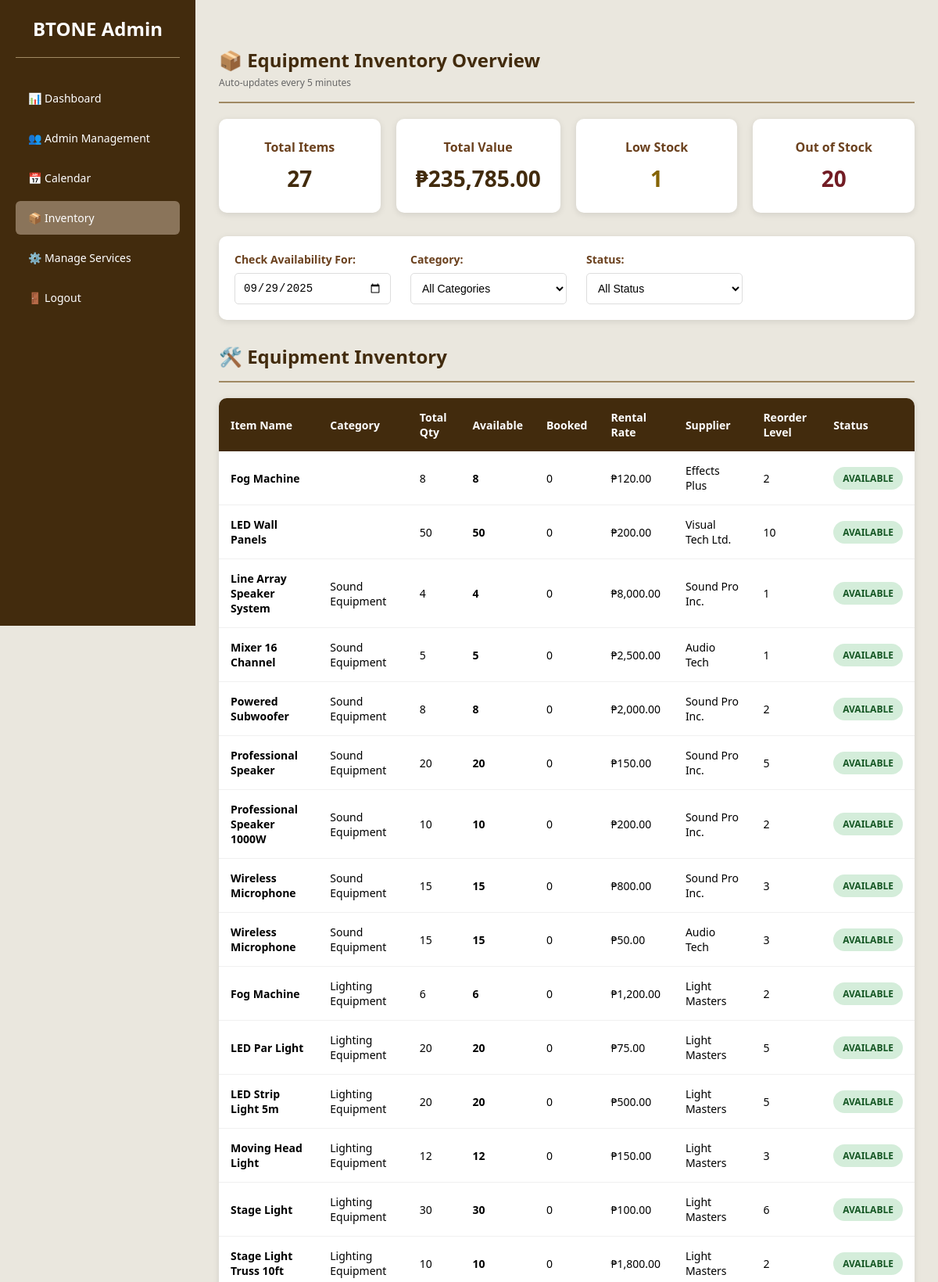
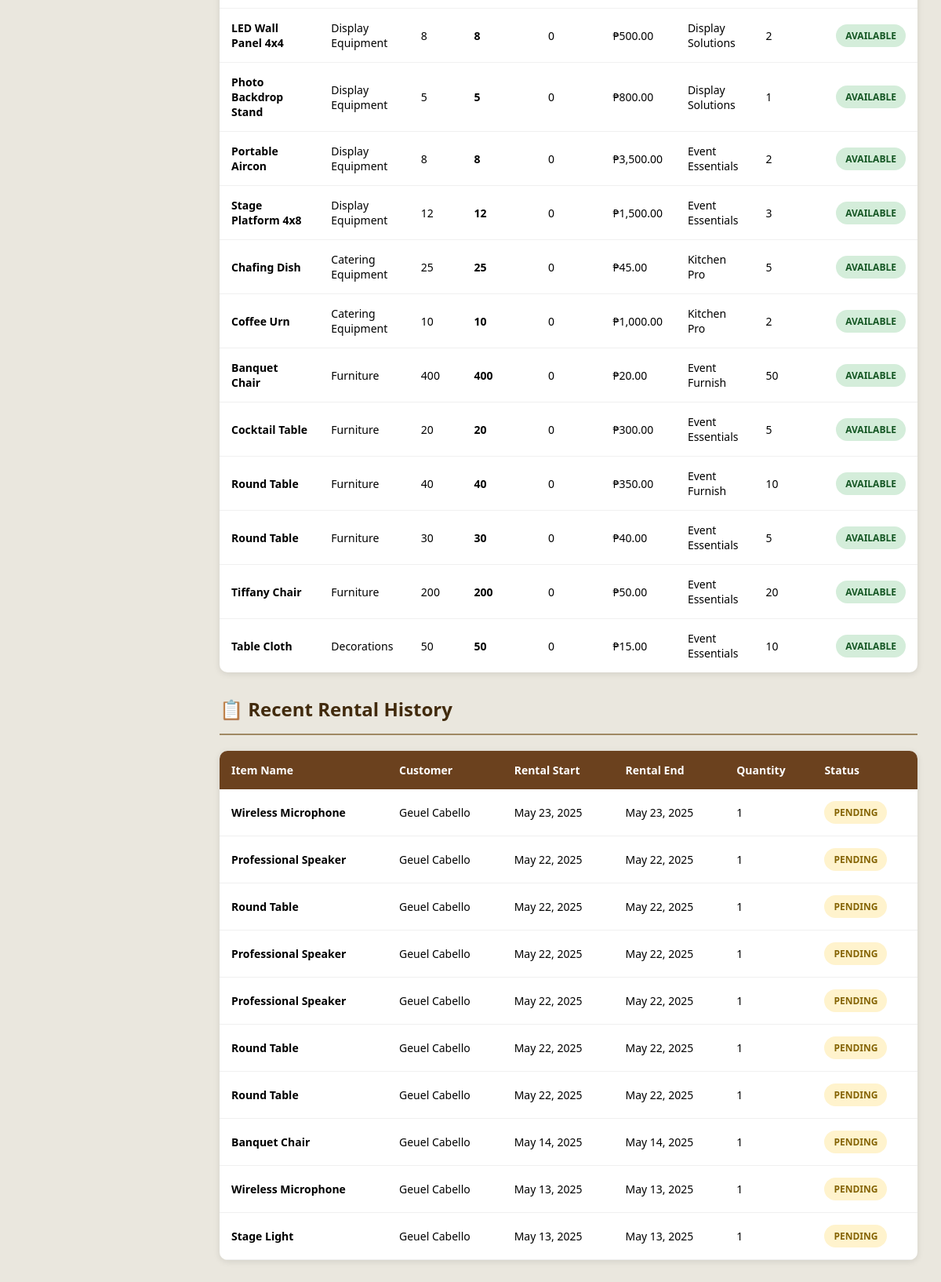
/admin/PHP/Inventory.php (signed in), run on the app's committed database (2 pictures, top to bottom).
### tables this page shows
CREATE TABLE IF NOT EXISTS `inventory` (
  `id` int NOT NULL AUTO_INCREMENT,
  `item_name` varchar(255) NOT NULL,
  `description` text,
  `category` enum('Sound Equipment','Lighting Equipment','Display Equipment','Catering Equipment','Furniture','Decorations') DEFAULT NULL,
  `category_id` int DEFAULT NULL,
  `quantity` int NOT NULL,
  `unit_price` decimal(10,2) NOT NULL,
  `supplier` varchar(255) DEFAULT NULL,
  `reorder_level` int NOT NULL,
  `last_restock_date` datetime DEFAULT NULL,
  `status` enum('In Stock','Low Stock','Out of Stock') NOT NULL,
  `created_at` timestamp NOT NULL DEFAULT CURRENT_TIMESTAMP,
  `updated_at` timestamp NOT NULL DEFAULT CURRENT_TIMESTAMP ON UPDATE CURRENT_TIMESTAMP,
  `available_quantity` int DEFAULT '0',
  `rented_quantity` int DEFAULT '0',
  PRIMARY KEY (`id`),
  KEY `idx_inventory_category` (`category`),
  KEY `idx_inventory_status` (`status`)
);

### admin/PHP/Inventory.php (the view, shortened to what this page needs)
<?php
$host = 'localhost';
$dbname = 'btonedatabase';
$username = 'root';
$password = '';
try {
    $pdo = new PDO("mysql:host=$host;dbname=$dbname;charset=utf8mb4", $username, $password);
    $pdo->setAttribute(PDO::ATTR_ERRMODE, PDO::ERRMODE_EXCEPTION);
} catch (PDOException $e) {
    die("Database Connection Failed: " . $e->getMessage());
}
$check_date = isset($_GET['date']) ? $_GET['date'] : date('Y-m-d');
$query = "SELECT i.*,
    (i.quantity - COALESCE(
        (SELECT SUM(be.quantity)
         FROM booking_equipment be
         INNER JOIN bookings b ON be.booking_id = b.id
         WHERE be.equipment_id = i.id
         AND b.status NOT IN ('Completed', 'Canceled')
         AND be.rental_start <= :check_date
         AND be.rental_end >= :check_date), 0
    )) as available_quantity,
    COALESCE(
        (SELECT SUM(be.quantity)
         FROM booking_equipment be
         INNER JOIN bookings b ON be.booking_id = b.id
         WHERE be.equipment_id = i.id
         AND b.status NOT IN ('Completed', 'Canceled')
         AND be.rental_start <= :check_date2
         AND be.rental_end >= :check_date2), 0
    ) as booked_quantity
    FROM inventory i
    WHERE 1=1";
$query .= " ORDER BY i.category, i.item_name";
$stmt = $pdo->prepare($query);
$stmt->bindParam(':check_date', $check_date);
$stmt->bindParam(':check_date2', $check_date);
$stmt->execute();
$inventory = $stmt->fetchAll(PDO::FETCH_ASSOC);
$historyQuery = "SELECT
    i.item_name,
    CONCAT(u.bt_first_name, ' ', u.bt_last_name) as customer_name,
    be.rental_start,
    be.rental_end,
    be.quantity,
    b.status
FROM booking_equipment be
INNER JOIN inventory i ON be.equipment_id = i.id
INNER JOIN bookings b ON be.booking_id = b.id
INNER JOIN btuser u ON b.btuser_id = u.bt_user_id
ORDER BY be.rental_start DESC
LIMIT 10";
$historyStmt = $pdo->query($historyQuery);
$rentalHistory = $historyStmt->fetchAll(PDO::FETCH_ASSOC);
$totalItems = $pdo->query("SELECT COUNT(*) FROM inventory")->fetchColumn();
$totalValue = $pdo->query("SELECT SUM(quantity * unit_price) FROM inventory")->fetchColumn();
$lowStockItems = $pdo->query("SELECT COUNT(*) FROM inventory WHERE available_quantity <= reorder_level AND available_quantity > 0")->fetchColumn();
$outOfStockItems = $pdo->query("SELECT COUNT(*) FROM inventory WHERE available_quantity = 0")->fetchColumn();
?>
<!DOCTYPE html>
<html lang="en">
<head>
    <link rel="stylesheet" href="/assets_css/admin.css">
</head>
<body>
    <nav class="sidebar">
        <div class="logo">
            <h2>BTONE Admin</h2>
        </div>
        <ul class="nav-menu">
            <li><a href="dashboard.php">📊 Dashboard</a></li>
            <li><a href="add_user.php">👥 Admin Management</a></li>
            <li><a href="calendar.php">📅 Calendar</a></li>
            <li><a href="Inventory.php" class="active">📦 Inventory</a></li>
            <li><a href="admin_management.php">⚙️ Manage Services</a></li>
            <li><a href="Index.php?logout=true">🚪 Logout</a></li>
        </ul>
    </nav>
    <main class="main-content">
        <div class="section-header">
            <h2>📦 Equipment Inventory Overview</h2>
            <small style="color: #666; font-size: 12px;">Auto-updates every 5 minutes</small>
        </div>
        <div class="analytics-section">
            <div class="stats-card">
                <h3>Total Items</h3>
                <p><?php echo $totalItems; ?></p>
            </div>
            <div class="stats-card">
                <h3>Total Value</h3>
                <p>₱<?php echo number_format($totalValue, 2); ?></p>
            </div>
            <div class="stats-card">
                <h3>Low Stock</h3>
                <p style="color: #856404;"><?php echo $lowStockItems; ?></p>
            </div>
            <div class="stats-card">
                <h3>Out of Stock</h3>
                <p style="color: #721c24;"><?php echo $outOfStockItems; ?></p>
            </div>
        </div>
        <div class="filters">
            <div class="filter-group">
                <label>Check Availability For:</label>
                <input type="date" value="<?php echo $check_date; ?>" onchange="updateFilters('date', this.value)">
            </div>
            <div class="filter-group">
                <label>Category:</label>
                <select onchange="updateFilters('category', this.value)">
                    <option value="">All Categories</option>
                </select>
            </div>
            <div class="filter-group">
                <label>Status:</label>
                <select onchange="updateFilters('status', this.value)">
                    <option value="">All Status</option>
                </select>
            </div>
        </div>
        <div class="section-header">
            <h2>🛠️ Equipment Inventory</h2>
        </div>
        <table class="inventory-table">
            <thead>
                <tr>
                    <th>Item Name</th>
                    <th>Category</th>
                    <th>Total Qty</th>
                    <th>Available</th>
                    <th>Booked</th>
                    <th>Rental Rate</th>
                    <th>Supplier</th>
                    <th>Reorder Level</th>
                    <th>Status</th>
                </tr>
            </thead>
            <tbody>
                <?php if (!empty($inventory)): ?>
                    <?php foreach($inventory as $item):
                        $status_class = 'in';
                        $status_text = 'Available';
                    ?>
                        <tr>
                            <td><strong><?php echo htmlspecialchars($item['item_name']); ?></strong></td>
                            <td><?php echo htmlspecialchars($item['category'] ?? 'Uncategorized'); ?></td>
                            <td><?php echo htmlspecialchars($item['quantity']); ?></td>
                            <td><strong><?php echo $item['available_quantity']; ?></strong></td>
                            <td><?php echo $item['booked_quantity']; ?></td>
                            <td>₱<?php echo number_format($item['unit_price'], 2); ?></td>
                            <td><?php echo htmlspecialchars($item['supplier'] ?? 'Not specified'); ?></td>
                            <td><?php echo htmlspecialchars($item['reorder_level'] ?? 5); ?></td>
                            <td>
                                <span class="status status-<?php echo $status_class; ?>">
                                    <?php echo $status_text; ?>
                                </span>
                            </td>
                        </tr>
                    <?php endforeach; ?>
                <?php else: ?>
                    <tr>
                        <td colspan="9" style="text-align: center; padding: 30px;">No inventory items found</td>
                    </tr>
                <?php endif; ?>
            </tbody>
        </table>
        <div class="section-header">
            <h2>📋 Recent Rental History</h2>
        </div>
        <table class="history-table">
            <thead>
                <tr>
                    <th>Item Name</th>
                    <th>Customer</th>
                    <th>Rental Start</th>
                    <th>Rental End</th>
                    <th>Quantity</th>
                    <th>Status</th>
                </tr>
            </thead>
            <tbody>
                <?php if (!empty($rentalHistory)): ?>
                    <?php foreach($rentalHistory as $row): ?>
                        <tr>
                            <td><strong><?php echo htmlspecialchars($row['item_name']); ?></strong></td>
                            <td><?php echo htmlspecialchars($row['customer_name']); ?></td>
                            <td><?php echo date('M j, Y', strtotime($row['rental_start'])); ?></td>
                            <td><?php echo date('M j, Y', strtotime($row['rental_end'])); ?></td>
                            <td><?php echo $row['quantity']; ?></td>
                            <td>
                                <span class="status <?php
                                    echo $row['status'] === 'Approved' ? 'status-in' :
                                         ($row['status'] === 'Pending' ? 'status-low' : 'status-out');
                                ?>">
                                    <?php echo htmlspecialchars($row['status']); ?>
                                </span>
                            </td>
                        </tr>
                    <?php endforeach; ?>
                <?php else: ?>
                    <tr>
                        <td colspan="6" style="text-align: center; padding: 30px;">No rental history found</td>
                    </tr>
                <?php endif; ?>
            </tbody>
        </table>
    </main>
</body>
</html>

### admin/assets_css/admin.css (style rules this page uses)
:root { --primary-bg: #422b0d; --secondary-bg: #eae7de; --card-bg: #ffffff; --text-light: #ffffff; --text-dark: #000000; --accent: #A08963; --accent-dark: #8a745a; --highlight: #6b411e; }
* { margin: 0; padding: 0; box-sizing: border-box; }
body { font-family: "Segoe UI", Tahoma, Geneva, Verdana, sans-serif; background-color: var(--secondary-bg); color: var(--text-dark); min-height: 100vh; }
.sidebar { width: 250px; background-color: var(--primary-bg); color: var(--text-light); height: 100vh; padding: 20px; position: fixed; top: 0; left: 0; overflow-y: auto; }
.sidebar .logo { text-align: center; margin-bottom: 30px; padding-bottom: 20px; border-bottom: 1px solid var(--accent); }
.sidebar .logo h2 { font-size: 24px; color: var(--text-light); margin: 0; }
.nav-menu { list-style: none; padding: 0; margin: 0; }
.nav-menu li { margin: 8px 0; }
.nav-menu li a { text-decoration: none; color: var(--text-light); padding: 12px 16px; display: block; border-radius: 6px; transition: background 0.3s; font-size: 14px; }
.nav-menu li a:hover, .nav-menu li a.active { background-color: var(--accent-dark); }
.main-content { margin-left: 250px; padding: 30px; min-height: 100vh; }
.analytics-section { display: grid; grid-template-columns: repeat(4, 1fr); gap: 20px; margin-bottom: 30px; }
.stats-card { background: var(--card-bg); border-radius: 10px; padding: 25px; box-shadow: 0 2px 8px rgba(0, 0, 0, 0.1); text-align: center; }
.stats-card h3 { margin-bottom: 10px; font-size: 16px; color: var(--highlight); font-weight: 600; }
.stats-card p { font-size: 28px; font-weight: bold; margin: 0; color: var(--primary-bg); }
.section-header { margin: 30px 0 20px 0; padding-bottom: 15px; border-bottom: 2px solid var(--accent); }
.section-header h2 { color: var(--primary-bg); margin: 0; font-size: 24px; font-weight: 600; }
.filters { background: var(--card-bg); padding: 20px; border-radius: 10px; margin-bottom: 20px; box-shadow: 0 2px 8px rgba(0,0,0,0.1); display: flex; gap: 25px; align-items: end; flex-wrap: wrap; }
.filter-group { display: flex; flex-direction: column; gap: 8px; min-width: 200px; }
.filter-group label { font-weight: 600; color: var(--highlight); font-size: 14px; }
.filter-group input, .filter-group select { padding: 10px; border: 1px solid #ddd; border-radius: 5px; font-size: 14px; background: white; }
.inventory-table { width: 100%; border-collapse: collapse; background: var(--card-bg); border-radius: 10px; overflow: hidden; box-shadow: 0 2px 8px rgba(0,0,0,0.1); margin-bottom: 30px; }
.inventory-table thead { background: var(--primary-bg); color: var(--text-light); }
.inventory-table th { padding: 15px; text-align: left; font-weight: 600; font-size: 14px; border: none; }
.inventory-table td { padding: 15px; text-align: left; border-bottom: 1px solid #f0f0f0; font-size: 14px; }
.inventory-table tbody tr:last-child td { border-bottom: none; }
.history-table { width: 100%; border-collapse: collapse; background: var(--card-bg); border-radius: 10px; overflow: hidden; box-shadow: 0 2px 8px rgba(0,0,0,0.1); }
.history-table thead { background: var(--highlight); color: var(--text-light); }
.history-table th { padding: 15px; text-align: left; font-weight: 600; font-size: 14px; border: none; }
.history-table td { padding: 15px; text-align: left; border-bottom: 1px solid #f0f0f0; font-size: 14px; }
.status { padding: 6px 12px; border-radius: 20px; font-size: 12px; font-weight: bold; text-transform: uppercase; display: inline-block; min-width: 80px; text-align: center; }
.status-in { background: #d4edda; color: #155724; }
.status-low { background: #fff3cd; color: #856404; }

### data on the page
inventory: item_name "Fog Machine", quantity "8", available_quantity "8", booked_quantity "0", unit_price "120.00", supplier "Effects Plus", reorder_level "2", status_text "AVAILABLE"
inventory: item_name "LED Wall Panels", quantity "50", available_quantity "50", booked_quantity "0", unit_price "200.00", supplier "Visual Tech Ltd.", reorder_level "10", status_text "AVAILABLE"
inventory: item_name "Line Array Speaker System", category "Sound Equipment", quantity "4", available_quantity "4", booked_quantity "0", unit_price "8,000.00", supplier "Sound Pro Inc.", reorder_level "1", status_text "AVAILABLE"
inventory: item_name "Mixer 16 Channel", category "Sound Equipment", quantity "5", available_quantity "5", booked_quantity "0", unit_price "2,500.00", supplier "Audio Tech", reorder_level "1", status_text "AVAILABLE"
inventory: item_name "Powered Subwoofer", category "Sound Equipment", quantity "8", available_quantity "8", booked_quantity "0", unit_price "2,000.00", supplier "Sound Pro Inc.", reorder_level "2", status_text "AVAILABLE"
inventory: item_name "Professional Speaker", category "Sound Equipment", quantity "20", available_quantity "20", booked_quantity "0", unit_price "150.00", supplier "Sound Pro Inc.", reorder_level "5", status_text "AVAILABLE"
inventory: item_name "Professional Speaker 1000W", category "Sound Equipment", quantity "10", available_quantity "10", booked_quantity "0", unit_price "200.00", supplier "Sound Pro Inc.", reorder_level "2", status_text "AVAILABLE"
inventory: item_name "Wireless Microphone", category "Sound Equipment", quantity "15", available_quantity "15", booked_quantity "0", unit_price "800.00", supplier "Sound Pro Inc.", reorder_level "3", status_text "AVAILABLE"
inventory: item_name "Wireless Microphone", category "Sound Equipment", quantity "15", available_quantity "15", booked_quantity "0", unit_price "50.00", supplier "Audio Tech", reorder_level "3", status_text "AVAILABLE"
inventory: item_name "Fog Machine", category "Lighting Equipment", quantity "6", available_quantity "6", booked_quantity "0", unit_price "1,200.00", supplier "Light Masters", reorder_level "2", status_text "AVAILABLE"
inventory: item_name "LED Par Light", category "Lighting Equipment", quantity "20", available_quantity "20", booked_quantity "0", unit_price "75.00", supplier "Light Masters", reorder_level "5", status_text "AVAILABLE"
inventory: item_name "LED Strip Light 5m", category "Lighting Equipment", quantity "20", available_quantity "20", booked_quantity "0", unit_price "500.00", supplier "Light Masters", reorder_level "5", status_text "AVAILABLE"
inventory: item_name "Moving Head Light", category "Lighting Equipment", quantity "12", available_quantity "12", booked_quantity "0", unit_price "150.00", supplier "Light Masters", reorder_level "3", status_text "AVAILABLE"
inventory: item_name "Stage Light", category "Lighting Equipment", quantity "30", available_quantity "30", booked_quantity "0", unit_price "100.00", supplier "Light Masters", reorder_level "6", status_text "AVAILABLE"
inventory: item_name "Stage Light Truss 10ft", category "Lighting Equipment", quantity "10", available_quantity "10", booked_quantity "0", unit_price "1,800.00", supplier "Light Masters", reorder_level "2", status_text "AVAILABLE"
inventory: item_name "LED Wall Panel 4x4", category "Display Equipment", quantity "8", available_quantity "8", booked_quantity "0", unit_price "500.00", supplier "Display Solutions", reorder_level "2", status_text "AVAILABLE"
inventory: item_name "Photo Backdrop Stand", category "Display Equipment", quantity "5", available_quantity "5", booked_quantity "0", unit_price "800.00", supplier "Display Solutions", reorder_level "1", status_text "AVAILABLE"
inventory: item_name "Portable Aircon", category "Display Equipment", quantity "8", available_quantity "8", booked_quantity "0", unit_price "3,500.00", supplier "Event Essentials", reorder_level "2", status_text "AVAILABLE"
inventory: item_name "Stage Platform 4x8", category "Display Equipment", quantity "12", available_quantity "12", booked_quantity "0", unit_price "1,500.00", supplier "Event Essentials", reorder_level "3", status_text "AVAILABLE"
inventory: item_name "Chafing Dish", category "Catering Equipment", quantity "25", available_quantity "25", booked_quantity "0", unit_price "45.00", supplier "Kitchen Pro", reorder_level "5", status_text "AVAILABLE"
inventory: item_name "Coffee Urn", category "Catering Equipment", quantity "10", available_quantity "10", booked_quantity "0", unit_price "1,000.00", supplier "Kitchen Pro", reorder_level "2", status_text "AVAILABLE"
inventory: item_name "Banquet Chair", category "Furniture", quantity "400", available_quantity "400", booked_quantity "0", unit_price "20.00", supplier "Event Furnish", reorder_level "50", status_text "AVAILABLE"
inventory: item_name "Cocktail Table", category "Furniture", quantity "20", available_quantity "20", booked_quantity "0", unit_price "300.00", supplier "Event Essentials", reorder_level "5", status_text "AVAILABLE"
inventory: item_name "Round Table", category "Furniture", quantity "40", available_quantity "40", booked_quantity "0", unit_price "350.00", supplier "Event Furnish", reorder_level "10", status_text "AVAILABLE"
inventory: item_name "Round Table", category "Furniture", quantity "30", available_quantity "30", booked_quantity "0", unit_price "40.00", supplier "Event Essentials", reorder_level "5", status_text "AVAILABLE"
inventory: item_name "Tiffany Chair", category "Furniture", quantity "200", available_quantity "200", booked_quantity "0", unit_price "50.00", supplier "Event Essentials", reorder_level "20", status_text "AVAILABLE"
inventory: item_name "Table Cloth", category "Decorations", quantity "50", available_quantity "50", booked_quantity "0", unit_price "15.00", supplier "Event Essentials", reorder_level "10", status_text "AVAILABLE"

### other printed values
$totalItems "27"
$totalValue "235,785.00"
$lowStockItems "1"
$outOfStockItems "20"
$row['item_name'] "Wireless Microphone"
$row['customer_name'] "Geuel Cabello"
date('M j, Y', strtotime($row['rental_start'])) "May 23, 2025"
date('M j, Y', strtotime($row['rental_end'])) "May 23, 2025"
$row['quantity'] "1"
$row['status'] "PENDING"
$row['item_name'] "Professional Speaker"
date('M j, Y', strtotime($row['rental_start'])) "May 22, 2025"
date('M j, Y', strtotime($row['rental_end'])) "May 22, 2025"
$row['item_name'] "Round Table"
$row['item_name'] "Banquet Chair"
